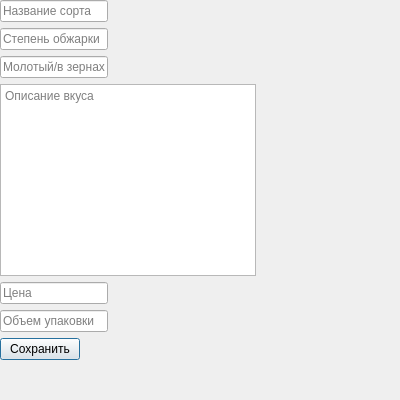
<?xml version="1.0" encoding="UTF-8"?>
<ui version="4.0">
 <class>AddEditCoffeeForm</class>
 <widget class="QDialog" name="AddEditCoffeeForm">
  <property name="geometry">
   <rect>
    <x>0</x>
    <y>0</y>
    <width>400</width>
    <height>400</height>
   </rect>
  </property>
  <property name="windowTitle">
   <string>Добавить/Редактировать кофе</string>
  </property>
  <widget class="QWidget" name="centralwidget">
   <layout class="QFormLayout" name="formLayout">
    <item row="0" column="0">
     <widget class="QLineEdit" name="nameEdit">
      <property name="placeholderText">
       <string>Название сорта</string>
      </property>
     </widget>
    </item>
    <item row="1" column="0">
     <widget class="QLineEdit" name="roastLevelEdit">
      <property name="placeholderText">
       <string>Степень обжарки</string>
      </property>
     </widget>
    </item>
    <item row="2" column="0">
     <widget class="QLineEdit" name="groundOrBeansEdit">
      <property name="placeholderText">
       <string>Молотый/в зернах</string>
      </property>
     </widget>
    </item>
    <item row="3" column="0">
     <widget class="QTextEdit" name="tasteDescriptionEdit">
      <property name="placeholderText">
       <string>Описание вкуса</string>
      </property>
     </widget>
    </item>
    <item row="4" column="0">
     <widget class="QLineEdit" name="priceEdit">
      <property name="placeholderText">
       <string>Цена</string>
      </property>
     </widget>
    </item>
    <item row="5" column="0">
     <widget class="QLineEdit" name="packagingSizeEdit">
      <property name="placeholderText">
       <string>Объем упаковки</string>
      </property>
     </widget>
    </item>
    <item row="6" column="0">
     <widget class="QPushButton" name="saveButton">
      <property name="text">
       <string>Сохранить</string>
      </property>
     </widget>
    </item>
   </layout>
  </widget>
 </widget>
</ui>
